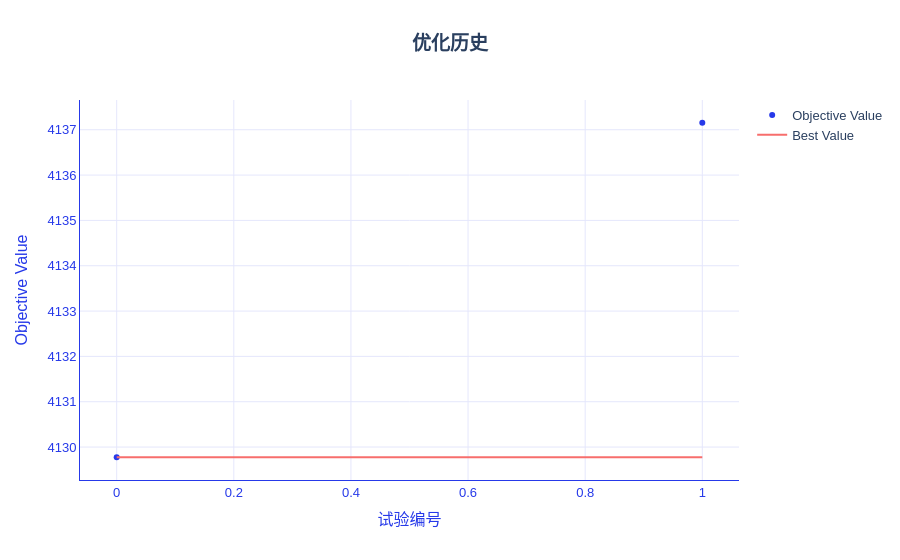

Notebook code cell kept with this figure:
### Markdown cell above
## 4. FTTransformer 回归：预训练、训练、调参与部署

完整独立流程。使用全部样本；为了展示接口，预训练设为一轮、监督训练两轮，不将演示指标当作充分收敛的模型表现。

### Code cell
import sys

sys.path.append("../")

import numpy as np
import pandas as pd
from IPython.display import display
from hscredit import hscredit_dataset
from hscredit.utils.datasets import HSCREDIT_EXAMPLE_COLUMNS
from pathlib import Path
from tempfile import mkdtemp
import torch
from optuna.samplers import GridSampler
from hscredit import FTTransformer, ModelTuner, get_metric
from hscredit.core.models.losses import FocalLoss
from hscredit.report import ModelReport

from hscredit.core.model_selection import oot_split, group_train_test_split

data = hscredit_dataset(columns=HSCREDIT_EXAMPLE_COLUMNS)

features = ["BASE_X187", "DK_X1689", "DK_X44", "DK_X1995_2", "DK_X1223", "DK_X2677"]
target = "MOB6@30"
data["MOB1@30"] = data["MOB1"].gt(30).astype(int)
data["MOB3@30"] = data["MOB3"].gt(30).astype(int)
data["MOB6@30"] = data["MOB6"].gt(30).astype(int)
data["风险调整金额"] = data["loan_amt"].where(data["MOB6"].le(60), -data["loan_amt"])
data["授信时间"] = pd.to_datetime(data["授信时间"])

# 最新自然月作为 OOT；同一客户不能同时进入开发集和 OOT。
oot_start = data["授信时间"].max().to_period("M").start_time
development, oot = oot_split(data, time_col="授信时间", oot_start=oot_start)
development = development.loc[~development["用户编码"].isin(oot["用户编码"])].copy()
train, test = group_train_test_split(development, group="用户编码", test_size=0.25, random_state=42)
fit_data, validation = group_train_test_split(
    train, group="用户编码", test_size=0.25, random_state=42
)

features = features + ["GROUP", "BASINF_X19", "BASE_X61"]
target = "风险调整金额"

# 预训练只传特征，包含全部训练子集，没有标签和行采样。
pretrained = FTTransformer(
    target=target,
    objective="regression",
    d_block=16,
    n_blocks=1,
    n_heads=4,
    max_epochs=2,
    batch_size=2048,
    early_stopping_rounds=None,
    validation_fraction=0,
    device="auto",
    random_state=42,
    optimizer=torch.optim.AdamW,
    optimizer_params={"betas": (0.9, 0.98)},
    loss=torch.nn.SmoothL1Loss(reduction="none"),
)
pretrained.pretrain(
    fit_data[features], eval_set=[validation[features]], pretraining_ratio=0.4, max_epochs=1
)
display(pretrained.get_learning_curve())

# 从预训练快照开始监督训练，使用现成优化器、损失和评估指标。
model = FTTransformer(
    target=target,
    objective="regression",
    d_block=16,
    n_blocks=1,
    n_heads=4,
    max_epochs=2,
    batch_size=2048,
    early_stopping_rounds=None,
    validation_fraction=0,
    device="auto",
    random_state=42,
    optimizer=torch.optim.AdamW,
    optimizer_params={"betas": (0.9, 0.98)},
    loss=torch.nn.SmoothL1Loss(reduction="none"),
)
model.fit(
    fit_data[features + [target]],
    eval_set={"验证集": validation[features + [target]]},
    from_pretrained=pretrained,
)
display(model.get_learning_curve())
display(pd.DataFrame([model.evaluate(test[features + [target]], metrics=["rmse", "mae", "r2"])]))

# 两个学习率候选均从相同预训练状态开始。
search_space = {"learning_rate": [0.001, 0.003]}
candidate = FTTransformer(
    target=target,
    objective="regression",
    d_block=16,
    n_blocks=1,
    n_heads=4,
    max_epochs=2,
    batch_size=2048,
    early_stopping_rounds=None,
    validation_fraction=0,
    device="auto",
    random_state=42,
    optimizer=torch.optim.AdamW,
    optimizer_params={"betas": (0.9, 0.98)},
    loss=torch.nn.SmoothL1Loss(reduction="none"),
)
tuner = ModelTuner(
    candidate,
    search_space=search_space,
    fit_params={"from_pretrained": pretrained},
    metric="rmse",
    cv=None,
    n_jobs=1,
    random_state=42,
    sampler=GridSampler(search_space, seed=42),
    retention="predictions",
)
tuner.fit(
    fit_data[features + [target]],
    eval_set={"验证集": validation[features + [target]]},
    n_trials=2,
    show_progress_bar=False,
)
display(tuner.get_optimization_history())
display(tuner.plot_optimization_history())
best_model = tuner.get_best_model()

datasets = {"训练集": fit_data, "验证集": validation, "测试集": test, "OOT": oot}
report = ModelReport(
    best_model,
    datasets=datasets,
    features=features,
    target=target,
    metrics=["rmse", "mae", "r2"],
    n_jobs=1,
)
display(report.summary())
output = Path(mkdtemp(prefix="hscredit_FTTransformer_regression_"))
report.to_excel(
    output / "模型报告.xlsx", with_plots=False, include_sample_records=False, mode="strict"
)
pretrained.save(output / "预训练模型.pkl")
best_model.save(output / "完整模型.pkl")
best_model.save_inference(output / "推理模型.pkl")

restored = FTTransformer.load(output / "推理模型.pkl")
display(
    pd.DataFrame(restored.predict(test[features]), index=test.index, columns=["预测结果"]).head()
)
print(output)

### Figure 1 — Plotly figure (JSON) as saved in the notebook; plotly's stock layout.template omitted (floating-point values rounded to 4 significant figures)
{"data": [{"mode": "markers", "name": "Objective Value", "type": "scatter", "x": [0, 1], "y": [4130.0, 4137.0]}, {"mode": "lines", "name": "Best Value", "type": "scatter", "x": [0, 1], "y": [4130.0, 4130.0]}, {"marker": {"color": "#8A8FA3"}, "mode": "markers", "name": "Infeasible Trial", "showlegend": false, "type": "scatter", "x": [], "y": []}], "layout": {"colorway": ["#2639E9", "#F76E6C", "#FE7715", "#8892F3", "#9956A4", "#EA4585", "#5665EE", "#F0587A", "#B729AB", "#3C4DEB", "#E73B72", "#832EC2", "#BC5F8F", "#E0249A"], "font": {"family": "Alimama FangYuanTi VF, Microsoft YaHei, sans-serif", "size": 13}, "hoverlabel": {"bgcolor": "white", "bordercolor": "#2639E9", "font": {"family": "Alimama FangYuanTi VF, Microsoft YaHei, sans-serif", "size": 13}}, "legend": {"font": {"size": 13}}, "paper_bgcolor": "white", "plot_bgcolor": "white", "title": {"font": {"size": 19}, "text": "<b>优化历史</b>", "x": 0.5, "xanchor": "center"}, "xaxis": {"color": "#2639E9", "gridcolor": "#E5E7FC", "linecolor": "#2639E9", "showgrid": true, "showline": true, "tickfont": {"size": 13}, "title": {"font": {"size": 16}, "text": "试验编号"}, "zeroline": false}, "yaxis": {"color": "#2639E9", "gridcolor": "#E5E7FC", "linecolor": "#2639E9", "showgrid": true, "showline": true, "tickfont": {"size": 13}, "title": {"font": {"size": 16}, "text": "Objective Value"}, "zeroline": false}}}
